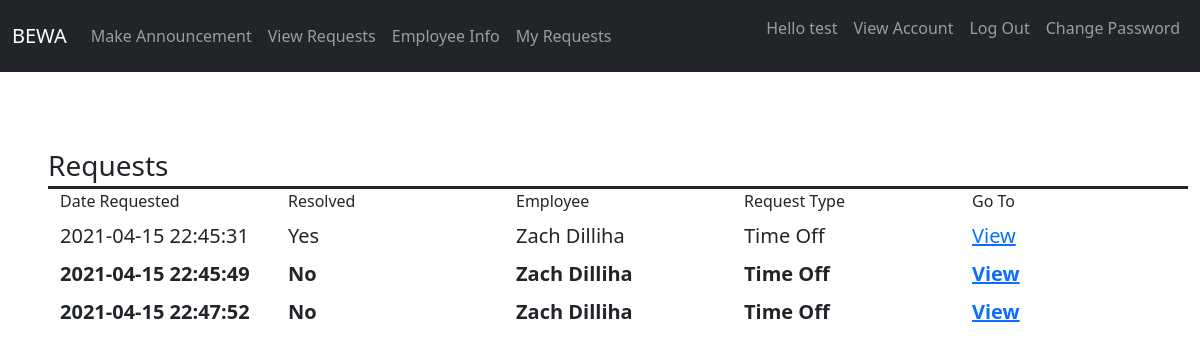
/requests/requests.php (signed in), run on an earlier commit of the app's database.
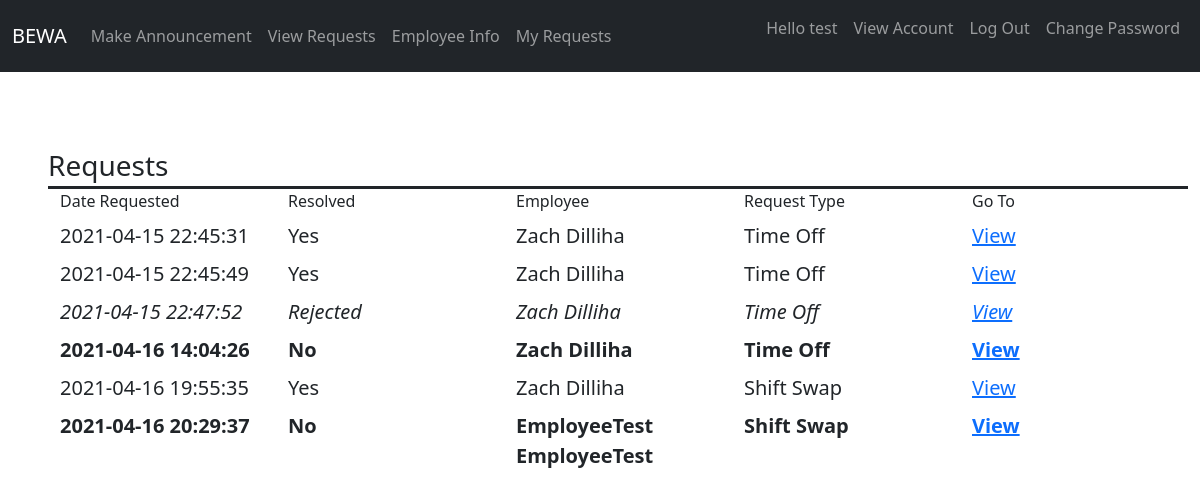
And on a later commit of the database.
### tables this page shows
CREATE TABLE `request` (
  `rid` int(11) NOT NULL,
  `empID` int(11) NOT NULL,
  `reqType` tinyint(1) NOT NULL,
  `timeOffID` int(11) DEFAULT NULL,
  `shiftSwapID` int(11) DEFAULT NULL,
  `start_req` datetime NOT NULL DEFAULT current_timestamp(),
  `resolved` tinyint(1) NOT NULL
);

CREATE TABLE `users` (
  `uid` int(11) NOT NULL,
  `username` varchar(50) NOT NULL,
  `password` varchar(255) NOT NULL,
  `created_at` datetime DEFAULT current_timestamp(),
  `isAdmin` tinyint(1) NOT NULL,
  `firstName` text NOT NULL,
  `lastName` text NOT NULL
);

### requests/requests.php (the view, shortened to what this page needs)
<?php
require '../header.php';
require_once "../includes/dbh.inc.php";
?>
<html lang="en">
<head>
</head>
<body>
<br><br><br>
<div class="container mx-5">
    <div class="row fs-3 border-bottom border-3 border-dark">
    Requests
    </div>
    <div class="row mb-2">
        <div class="col">
        Date Requested
        </div>
        <div class="col">
        Resolved
        </div>
        <div class="col">
        Employee
        </div>
        <div class="col">
        Request Type
        </div>
        <div class="col">
        Go To
        </div>
    </div>
    <?php $sql = "SELECT * FROM request, employee, users WHERE request.empID=employee.empID AND employee.uid=users.uid ORDER BY request.start_req";
        $result = $conn->query($sql);
        if ($result->num_rows > 0) {
            while($row = $result->fetch_assoc()) {
                if ($row["resolved"] == 0) {
                  echo "<div class='row fw-bold mb-2'>";
                }
                elseif($row["resolved"] == 2) {
                  echo "<div class='row fst-italic mb-2'>";
                }else{
                  echo "<div class='row mb-2'>";
                }
                  echo "<div class='col fs-5'>";
                    echo $row["start_req"];
                  echo "</div>";
                  echo "<div class='col fs-5'>";
                    if ($row["resolved"] == 0) {
                        echo "No";
                    }
                    elseif($row["resolved"] == 2) {
                      echo "Rejected";
                    }else{
                      echo "Yes";
                    }
                  echo "</div>";
                  echo "<div class='col fs-5'>";
                    echo $row["firstName"]." ".$row['lastName'];
                  echo "</div>";
                  echo "<div class='col fs-5'>";
                      if($row["reqType"]==0){
                        echo "Shift Swap";
                      }else{
                        echo "Time Off";
                      }
                  echo "</div>";
                  echo "<div class='col fs-5'>";
                    echo '<a href="viewRequest.php?rid='. $row['rid'] .'" class="mr-3" title="View Record">View</a>';
                  echo "</div>";
                  echo "</div>";
            }
        } else {
            echo "0 results";
        }
    ?>
  </div>
</body>
</html>

### header.php (shortened to what this page needs)
<!DOCTYPE html>
<html lang="en">
<head>
    <link href="https://cdn.jsdelivr.net/npm/bootstrap@5.0.0-beta1/dist/css/bootstrap.min.css" rel="stylesheet">
</head>
<body>
    <nav class="navbar navbar-expand-lg navbar-dark bg-dark">
      <div class="container-fluid">
        <a class="navbar-brand" href="/bewa-repo/home.php">BEWA</a>
        <div class="collapse navbar-collapse" id="navbarNavAltMarkup">
          <div class="navbar-nav">
            <?php if ($_SESSION["isAdmin"]==1) {
              echo "<a class=\"nav-link\" href=\"/bewa-repo/announcement.php\">Make Announcement</a>";
              echo "<a class=\"nav-link\" href=\"/bewa-repo/requests/requests.php\">View Requests</a>";
              echo "<a class=\"nav-link\" href=\"/bewa-repo/employees/employeeList.php\">Employee Info</a>";
            }
            echo "<a class=\"nav-link\" href=\"/bewa-repo/requests/myRequests.php\">My Requests</a>";
            ?>
          </div>
        </div>
        <div class="collapse navbar-collapse d-flex justify-content-end" id="navbarNavAltMarkup">
          <div class="navbar-nav">
            <?php echo "<p class=\"nav-link\">Hello ".htmlspecialchars($_SESSION["firstName"])."</p>";
                  echo '<a class=nav-link href=/bewa-repo/account.php?empID='. $_SESSION['empID'] .'">View Account</a>';?>
            <a class="nav-link" href="/bewa-repo/logout2.php">Log Out</a>
            <a class="nav-link" href="/bewa-repo/reset-password2.php">Change Password</a>
          </div>
        </div>
    </nav>
</body>
</html>

What changed in the data, as far as the page shows it:
changed request (number 2 of 6 on the later page): resolved "No" → "Yes"
changed request (number 3 of 6 on the later page): resolved "No" → "Rejected"
added request: start_req "2021-04-16 14:04:26", resolved "No", users.firstName "Zach", users.lastName "Dilliha", reqType "Time Off"
added request: start_req "2021-04-16 19:55:35", resolved "Yes", users.firstName "Zach", users.lastName "Dilliha", reqType "Shift Swap"
added request: start_req "2021-04-16 20:29:37", resolved "No", users.firstName "EmployeeTest", users.lastName "EmployeeTest", reqType "Shift Swap"
